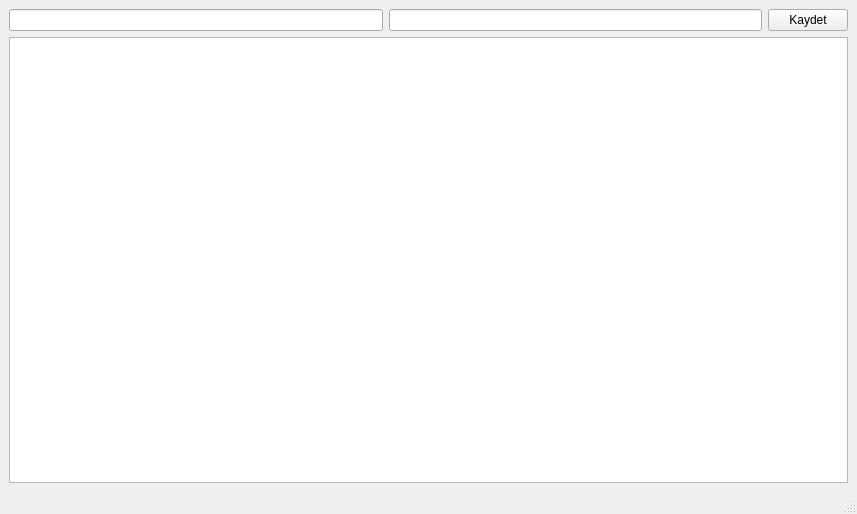
<?xml version="1.0" encoding="UTF-8"?>
<ui version="4.0">
 <class>MainWindow</class>
 <widget class="QMainWindow" name="MainWindow">
  <property name="geometry">
   <rect>
    <x>0</x>
    <y>0</y>
    <width>857</width>
    <height>514</height>
   </rect>
  </property>
  <property name="windowTitle">
   <string>MainWindow</string>
  </property>
  <widget class="QWidget" name="centralwidget">
   <layout class="QVBoxLayout" name="verticalLayout">
    <item>
     <layout class="QHBoxLayout" name="horizontalLayout">
      <item>
       <widget class="QLineEdit" name="isim">
        <property name="text">
         <string/>
        </property>
       </widget>
      </item>
      <item>
       <widget class="QLineEdit" name="telefon"/>
      </item>
      <item>
       <widget class="QPushButton" name="kaydet">
        <property name="text">
         <string>Kaydet</string>
        </property>
       </widget>
      </item>
     </layout>
    </item>
    <item>
     <widget class="QTableWidget" name="kullanici_listesi"/>
    </item>
   </layout>
  </widget>
  <widget class="QStatusBar" name="statusbar"/>
 </widget>
 <resources/>
 <connections/>
</ui>
